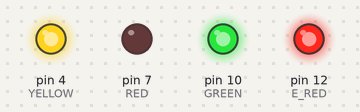
Recording of a sketch running on a simulated Arduino Uno, built with avr-gcc and run on an emulated ATmega328P. Parts: output pins drawn as LEDs (lit = HIGH).

Above: at 0.1 s.
At 2.1 s:
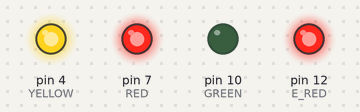
At 4.1 s:
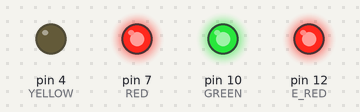
At 8.1 s:
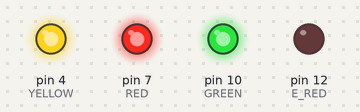
At 39.95 s:
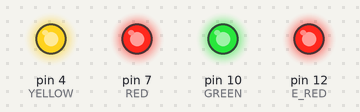
Timing chart, 0 to 40.0 s (numbered marks = the images above):
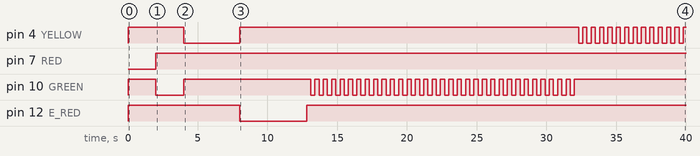

Measured:
- by itself, pin 4 (YELLOW): goes HIGH 4.0 s, LOW 4.0 s, HIGH 24.3 s, 12 × (LOW 0.30 s, HIGH 0.30 s), LOW 0.30 s, then HIGH
- by itself, pin 7 (RED): LOW → HIGH at 2.0 s
- by itself, pin 10 (GREEN): goes HIGH 2.0 s, LOW 2.0 s, HIGH 9.1 s, 31 × (LOW 0.30 s, HIGH 0.30 s), LOW 0.30 s, then HIGH
- by itself, pin 12 (E_RED): LOW → HIGH at 0.00 s, → LOW 8.0 s later, → HIGH 4.8 s later

The sketch:

sketch_feb14a.ino
```cpp
//used outputs: D4, 7, 12, 13
// D4:  yellow
// D7:  red main
// D12: red ersatz
// D10: green

#define YELLOW  4
#define GREEN   10
#define RED     7
#define E_RED   12

#define OFF   0
#define HP0   1
#define HL1   2
#define HL10  4
#define HP0E  8
#define HL4   32
#define HL7   64

void showSignal(int light, int delayt, bool blink){
  if(blink){
    resetSignal();
    delay(delayt/2);
    digitalWrite(light, LOW);
    delay(delayt/2);
  } else {
    if(digitalRead(light) != LOW){
      resetSignal();
      digitalWrite(light, LOW);
      delay(delayt);
    } else {
      delay(delayt);
    }
  }

}

void resetSignal(){
  int pins[] = {GREEN, YELLOW, RED, E_RED};

  for(byte i = 0; i <=3; i++){
    digitalWrite(pins[i], HIGH);
  }
}

void setup() {
  pinMode(YELLOW, OUTPUT);
  pinMode(GREEN, OUTPUT);
  pinMode(RED, OUTPUT);
  pinMode(E_RED, OUTPUT);
}

void loop() {


  for(byte i = 0; i <= 128; i++){
    switch(i){
      case 0:
        resetSignal();
        break;
      case 1:
        showSignal(RED, 2000, false);
        break;
      case 2 ... 3:
        showSignal(GREEN, 1000, false);
        break;
      case 4 ... 7:
        showSignal(YELLOW, 1000, false);
        break;
      case 8 ... 31:
        showSignal(E_RED, 200, false);
        break;
      case 32 ... 63:
        showSignal(GREEN, 600, true); //should be blink
        break;
      case 64 ... 128:
        showSignal(YELLOW, 600, true); //should also blink
        break;
      default:
        resetSignal();
    }

  }

}
```
